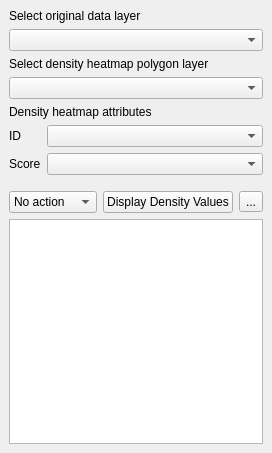
<?xml version="1.0" encoding="UTF-8"?>
<ui version="4.0">
 <class>DensityDockWidgetBase</class>
 <widget class="QDockWidget" name="DensityDockWidgetBase">
  <property name="geometry">
   <rect>
    <x>0</x>
    <y>0</y>
    <width>268</width>
    <height>453</height>
   </rect>
  </property>
  <property name="sizePolicy">
   <sizepolicy hsizetype="Preferred" vsizetype="Preferred">
    <horstretch>0</horstretch>
    <verstretch>0</verstretch>
   </sizepolicy>
  </property>
  <property name="windowTitle">
   <string>Density Analysis</string>
  </property>
  <widget class="QWidget" name="dockWidgetContents">
   <property name="sizePolicy">
    <sizepolicy hsizetype="Preferred" vsizetype="Preferred">
     <horstretch>0</horstretch>
     <verstretch>0</verstretch>
    </sizepolicy>
   </property>
   <layout class="QVBoxLayout" name="verticalLayout">
    <item>
     <widget class="QLabel" name="label">
      <property name="text">
       <string>Select original data layer</string>
      </property>
     </widget>
    </item>
    <item>
     <widget class="QgsMapLayerComboBox" name="dataComboBox"/>
    </item>
    <item>
     <widget class="QLabel" name="label_2">
      <property name="text">
       <string>Select density heatmap polygon layer</string>
      </property>
     </widget>
    </item>
    <item>
     <widget class="QgsMapLayerComboBox" name="densityHeatmapComboBox"/>
    </item>
    <item>
     <widget class="QLabel" name="label_3">
      <property name="text">
       <string>Density heatmap attributes</string>
      </property>
     </widget>
    </item>
    <item>
     <layout class="QFormLayout" name="formLayout">
      <item row="0" column="0">
       <widget class="QLabel" name="label_4">
        <property name="text">
         <string>ID</string>
        </property>
       </widget>
      </item>
      <item row="1" column="0">
       <widget class="QLabel" name="label_5">
        <property name="text">
         <string>Score</string>
        </property>
       </widget>
      </item>
      <item row="0" column="1">
       <widget class="QgsFieldComboBox" name="idComboBox"/>
      </item>
      <item row="1" column="1">
       <widget class="QgsFieldComboBox" name="countComboBox"/>
      </item>
     </layout>
    </item>
    <item>
     <layout class="QHBoxLayout" name="horizontalLayout">
      <property name="topMargin">
       <number>10</number>
      </property>
      <item>
       <widget class="QComboBox" name="zoomComboBox">
        <item>
         <property name="text">
          <string>No action</string>
         </property>
        </item>
        <item>
         <property name="text">
          <string>Auto pan</string>
         </property>
        </item>
        <item>
         <property name="text">
          <string>Auto zoom</string>
         </property>
        </item>
       </widget>
      </item>
      <item>
       <widget class="QPushButton" name="applyButton">
        <property name="text">
         <string>Display Density Values</string>
        </property>
       </widget>
      </item>
      <item>
       <widget class="QToolButton" name="clearButton">
        <property name="text">
         <string>...</string>
        </property>
       </widget>
      </item>
     </layout>
    </item>
    <item>
     <widget class="QTableWidget" name="resultsTable"/>
    </item>
   </layout>
  </widget>
 </widget>
 <customwidgets>
  <customwidget>
   <class>QgsFieldComboBox</class>
   <extends>QComboBox</extends>
   <header>qgsfieldcombobox.h</header>
  </customwidget>
  <customwidget>
   <class>QgsMapLayerComboBox</class>
   <extends>QComboBox</extends>
   <header>qgsmaplayercombobox.h</header>
  </customwidget>
 </customwidgets>
 <resources/>
 <connections/>
</ui>
